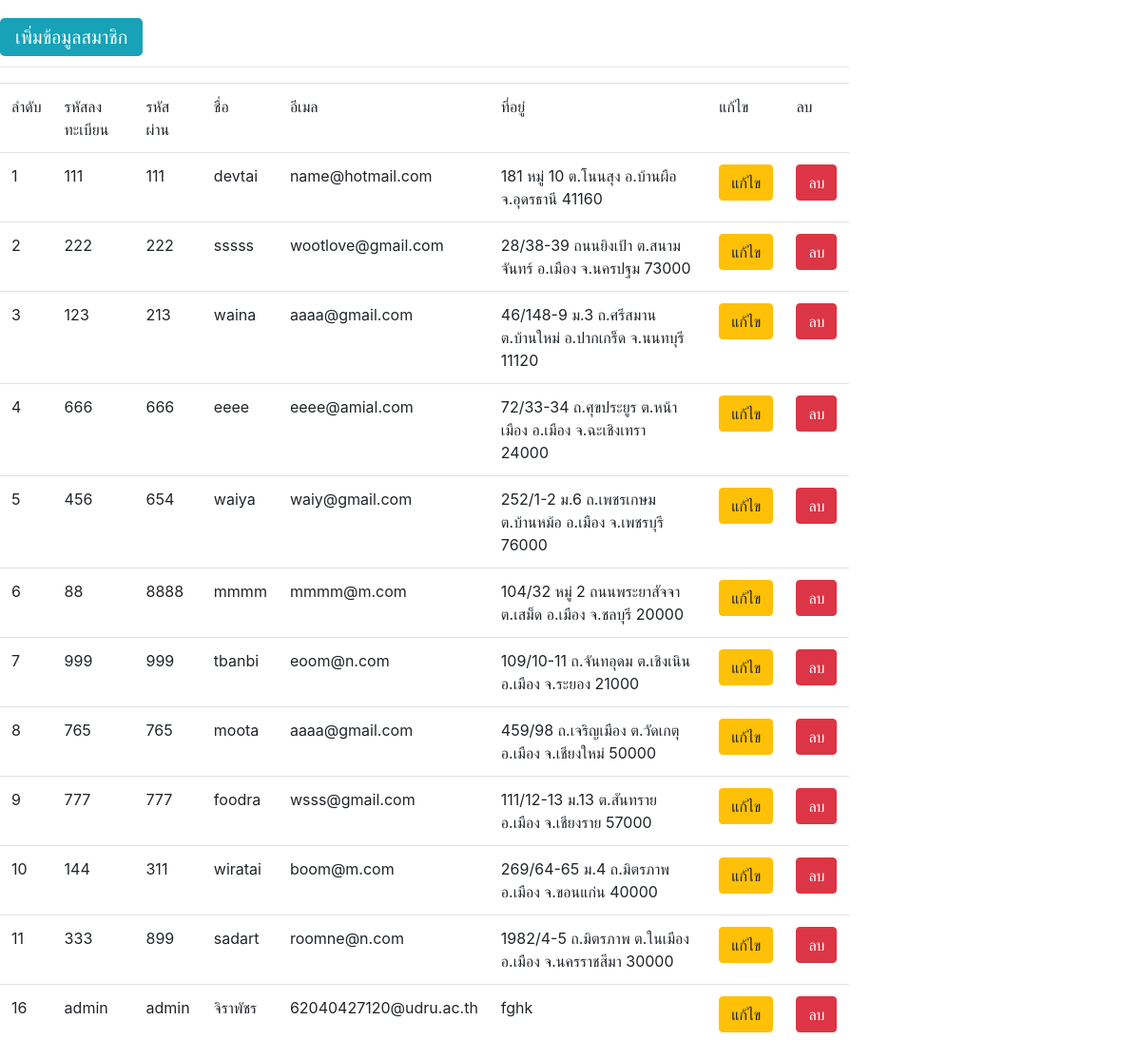
Page /Admin/member.php on the committed database.
### tables this page shows
CREATE TABLE `tbl_member` (
  `member_id` int(11) NOT NULL,
  `m_user` varchar(20) NOT NULL,
  `m_pass` varchar(20) NOT NULL,
  `m_name` varchar(100) NOT NULL,
  `m_email` varchar(100) NOT NULL,
  `m_tel` varchar(20) NOT NULL,
  `m_address` varchar(200) NOT NULL,
  `date_save` timestamp NOT NULL DEFAULT CURRENT_TIMESTAMP
);

### Admin/member.php (the view, shortened to what this page needs)
<?php
  include('../h.php');
  include('../condb.php');
?>
    <div class="row">
    <div class="col-md-9">
      <br>
      <a href="index.php?page=member_form_add" class="btn-info btn-lg">เพิ่มข้อมูลสมาชิก </a>
      <hr>
  <?php
                $query = "SELECT * FROM tbl_member ORDER BY member_id ASC";
                $result = mysqli_query($con, $query);
                echo ' <table class="table table-hover">';
                    echo "
                      <tr>
                      <td>ลำดับ</td>
                      <td>รหัสลงทะเบียน</td>
                      <td>รหัสผ่าน</td>
                      <td>ชื่อ</td>
                      <td>อีเมล</td>
                      <td>ที่อยู่</td>
                      <td>แก้ไข</td>
                      <td>ลบ</td>
                    </tr>";
                  while($row = mysqli_fetch_array($result)) {
                  echo "<tr>";
                    echo "<td>" .$row["member_id"] .  "</td> ";
                    echo "<td>" .$row["m_user"] .  "</td> ";
                    echo "<td>" .$row["m_pass"] .  "</td> ";
                    echo "<td>" .$row["m_name"] .  "</td> ";
                    echo "<td>" .$row["m_email"] .  "</td> ";
                    echo "<td>" .$row["m_address"] .  "</td> ";
                    echo "<td><a href='index.php?page=member_form_edit&ID=$row[0]' class='btn btn-warning btn-xs'>แก้ไข</a></td> ";
                    echo "<td><a href='member_edit_db.php?ID=$row[0]' onclick=\"return confirm('Do you want to delete this record? !!!')\" class='btn btn-danger btn-xs'>ลบ</a></td> ";
                  echo "</tr>";
                  }
                echo "</table>";
                ?>
    </div>
    </div>

### rows in the picture
tbl_member: member_id "1", m_user "111", m_pass "111", m_name "devtai", m_email "name@hotmail.com", m_address "181 หมู่ 10 ต.โนนสุง อ.บ้านผือ จ.อุดรธานี 41160"
tbl_member: member_id "2", m_user "222", m_pass "222", m_name "sssss", m_email "wootlove@gmail.com", m_address "28/38-39 ถนนยิงเป้า ต.สนามจันทร์ อ.เมือง จ.นครปฐม 73000"
tbl_member: member_id "3", m_user "123", m_pass "213", m_name "waina", m_email "aaaa@gmail.com", m_address "46/148-9 ม.3 ถ.ศรีสมาน ต.บ้านใหม่ อ.ปากเกร็ด จ.นนทบุรี 11120"
tbl_member: member_id "4", m_user "666", m_pass "666", m_name "eeee", m_email "eeee@amial.com", m_address "72/33-34 ถ.ศุขประยูร ต.หน้าเมือง อ.เมือง จ.ฉะเชิงเทรา 24000"
tbl_member: member_id "5", m_user "456", m_pass "654", m_name "waiya", m_email "waiy@gmail.com", m_address "252/1-2 ม.6 ถ.เพชรเกษม ต.บ้านหม้อ อ.เมือง จ.เพชรบุรี 76000"
tbl_member: member_id "6", m_user "88", m_pass "8888", m_name "mmmm", m_email "mmmm@m.com", m_address "104/32 หมู่ 2 ถนนพระยาสัจจา ต.เสม็ด อ.เมือง จ.ชลบุรี 20000"
tbl_member: member_id "7", m_user "999", m_pass "999", m_name "tbanbi", m_email "eoom@n.com", m_address "109/10-11 ถ.จันทอุดม ต.เชิงเนิน อ.เมือง จ.ระยอง 21000"
tbl_member: member_id "8", m_user "765", m_pass "765", m_name "moota", m_email "aaaa@gmail.com", m_address "459/98 ถ.เจริญเมือง ต.วัดเกตุ อ.เมือง จ.เชียงใหม่ 50000"
tbl_member: member_id "9", m_user "777", m_pass "777", m_name "foodra", m_email "wsss@gmail.com", m_address "111/12-13 ม.13 ต.สันทราย อ.เมือง จ.เชียงราย 57000"
tbl_member: member_id "10", m_user "144", m_pass "311", m_name "wiratai", m_email "boom@m.com", m_address "269/64-65 ม.4 ถ.มิตรภาพ อ.เมือง จ.ขอนแก่น 40000"
tbl_member: member_id "11", m_user "333", m_pass "899", m_name "sadart", m_email "roomne@n.com", m_address "1982/4-5 ถ.มิตรภาพ ต.ในเมือง อ.เมือง จ.นครราชสีมา 30000"
tbl_member: member_id "16", m_user "admin", m_pass "admin", m_name "จิราพัชร", m_email "62040427120@udru.ac.th", m_address "fghk"
